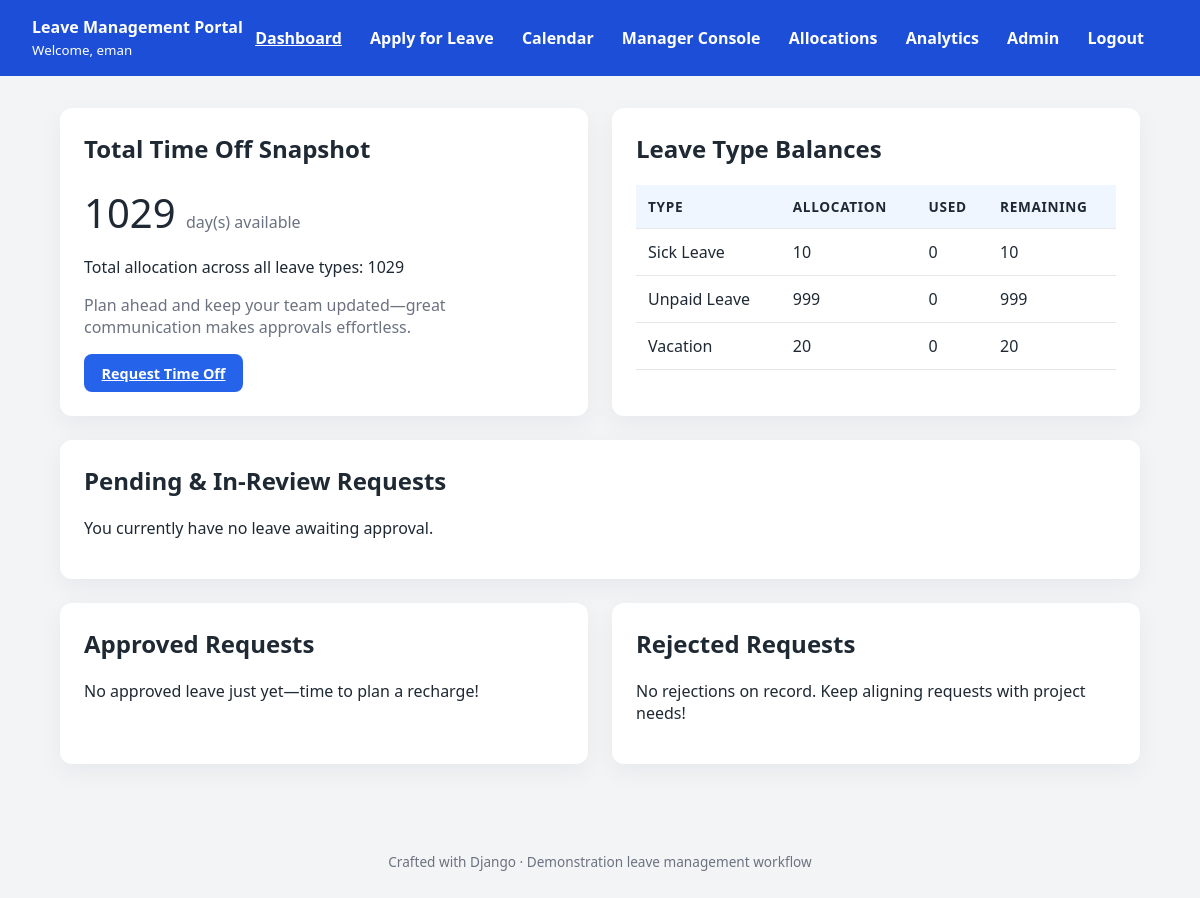
The app's page / (signed in) with its own data.
### leave_requests/models.py (models this page shows, shortened)
class LeaveBalance(models.Model):
    user = models.OneToOneField(
        User,
        on_delete=models.CASCADE,
        related_name="leave_balance",
    )
    department = models.ForeignKey(
        Department,
        null=True,
        blank=True,
        on_delete=models.SET_NULL,
        related_name="members",
    )
    annual_allocation = models.PositiveIntegerField(default=0)
    carried_over = models.PositiveIntegerField(default=0)
    used_days = models.PositiveIntegerField(default=0)
    emergency_days = models.PositiveIntegerField(default=0)
    last_adjusted_by = models.ForeignKey(
        User,
        null=True,
        blank=True,
        on_delete=models.SET_NULL,
        related_name="+",
    )
    last_adjusted_at = models.DateTimeField(null=True, blank=True)
    class Meta:
        verbose_name = "leave balance"
        verbose_name_plural = "leave balances"
    @property
    def total_allocated_days(self) -> int:
        return (
            self.quotas.aggregate(
                total=Sum(F("allocation") + F("carried_over") + F("emergency_grant"))
            )["total"]
            or 0
        )
    @property
    def remaining_days(self) -> int:
        return sum(quota.remaining_days for quota in self.quotas.all())
    @classmethod
    def ensure_for_user(cls, user: User) -> "LeaveBalance":
        balance, created = cls.objects.get_or_create(user=user)
        if created:
            balance.ensure_default_quotas()
        else:
            balance.ensure_default_quotas()
        return balance
    def ensure_default_quotas(self) -> None:
        for leave_type in LeaveType.objects.all():
            self.quotas.get_or_create(
                leave_type=leave_type,
                defaults={"allocation": leave_type.default_allocation},
            )

class LeaveQuota(models.Model):
    balance = models.ForeignKey(
        LeaveBalance,
        on_delete=models.CASCADE,
        related_name="quotas",
    )
    leave_type = models.ForeignKey(
        LeaveType,
        on_delete=models.CASCADE,
        related_name="quotas",
    )
    allocation = models.PositiveIntegerField(default=0)
    carried_over = models.PositiveIntegerField(default=0)
    emergency_grant = models.PositiveIntegerField(default=0)
    used = models.PositiveIntegerField(default=0)
    class Meta:
        unique_together = ("balance", "leave_type")
        verbose_name = "leave quota"
        verbose_name_plural = "leave quotas"
    @property
    def total_available(self) -> int:
        return self.allocation + self.carried_over + self.emergency_grant
    @property
    def remaining_days(self) -> int:
        return max(self.total_available - self.used, 0)

class LeaveType(models.Model):
    code = models.CharField(max_length=30, unique=True)
    name = models.CharField(max_length=120)
    default_allocation = models.PositiveIntegerField(default=15)
    max_days_per_request = models.PositiveIntegerField(default=14)
    min_notice_days = models.PositiveIntegerField(default=0)
    requires_documentation = models.BooleanField(default=False)
    is_paid = models.BooleanField(default=True)
    class Meta:
        ordering = ["name"]

### leave_requests/views.py (the view)
# urls.py: path("", views.DashboardView.as_view(), name="dashboard"),
class DashboardView(LoginRequiredMixin, TemplateView):
    template_name = "leave_requests/dashboard.html"
    def get_context_data(self, **kwargs):
        context = super().get_context_data(**kwargs)
        balance = LeaveBalance.ensure_for_user(self.request.user)
        quotas = balance.quotas.select_related("leave_type").all()
        requests = (
            self.request.user.leave_requests.select_related("reviewed_by", "leave_type")
            .prefetch_related("approvals")
            .all()
        )
        context.update(
            {
                "balance": balance,
                "quotas": quotas,
                "pending_requests": requests.filter(
                    status__in=[LeaveRequest.Status.PENDING, LeaveRequest.Status.IN_REVIEW]
                ),
                "approved_requests": requests.filter(status=LeaveRequest.Status.APPROVED),
                "rejected_requests": requests.filter(status=LeaveRequest.Status.REJECTED),
                "available_days": balance.remaining_days,
            }
        )
        return context

### leave_requests/templates/leave_requests/dashboard.html (shortened to what this page needs)
{% extends "leave_requests/base.html" %}
{% block content %}
<div class="grid two">
    <section class="card">
        <h2>Total Time Off Snapshot</h2>
        <p style="font-size:2.5rem; margin:0.25rem 0;">{{ balance.remaining_days }} <span style="font-size:1rem; color:#6b7280;">day(s) available</span></p>
        <p>Total allocation across all leave types: {{ balance.total_allocated_days }}</p>
        <p style="color:#6b7280;">Plan ahead and keep your team updated—great communication makes approvals effortless.</p>
        <a class="btn btn-primary" href="{% url 'leave_requests:apply' %}">Request Time Off</a>
    </section>
    <section class="card">
        <h2>Leave Type Balances</h2>
        {% if quotas %}
            <table>
                <thead>
                    <tr>
                        <th>Type</th>
                        <th>Allocation</th>
                        <th>Used</th>
                        <th>Remaining</th>
                    </tr>
                </thead>
                <tbody>
                    {% for quota in quotas %}
                        <tr>
                            <td>{{ quota.leave_type.name }}</td>
                            <td>{{ quota.total_available }}</td>
                            <td>{{ quota.used }}</td>
                            <td>{{ quota.remaining_days }}</td>
                        </tr>
                    {% endfor %}
                </tbody>
            </table>
        {% else %}
            <p>Your leave quotas will appear here once configured.</p>
        {% endif %}
    </section>
</div>
<section class="card">
    <h2>Pending & In-Review Requests</h2>
    {% if pending_requests %}
        <table>
            <thead>
                <tr>
                    <th>Leave Type</th>
                    <th>Dates</th>
                    <th>Duration</th>
                    <th>Current Reviewer</th>
                    <th>Policy Notes</th>
                </tr>
            </thead>
            <tbody>
                {% for request_item in pending_requests %}
                    <tr>
                        <td>{{ request_item.leave_type.name }}</td>
                        <td>{{ request_item.start_date }} → {{ request_item.end_date }}</td>
                        <td>{{ request_item.total_days }} day(s)</td>
                        <td>
                            {% with approval=request_item.current_approval %}
                                {% if approval %}
                                    <span class="badge pending">{{ approval.get_role_display }} review</span>
                                {% else %}
                                    <span class="badge pending">Queued</span>
                                {% endif %}
                            {% endwith %}
                        </td>
                        <td>{{ request_item.policy_notes|linebreaksbr }}</td>
                    </tr>
                {% endfor %}
            </tbody>
        </table>
    {% else %}
        <p>You currently have no leave awaiting approval.</p>
    {% endif %}
</section>
<div class="grid two">
    <section class="card">
        <h2>Approved Requests</h2>
        {% if approved_requests %}
            <table>
                <thead>
                    <tr>
                        <th>Leave Type</th>
                        <th>Dates</th>
                        <th>Days</th>
                        <th>Final Reviewer</th>
                        <th>Comment</th>
                    </tr>
                </thead>
                <tbody>
                    {% for request_item in approved_requests %}
                        <tr>
                            <td>{{ request_item.leave_type.name }}</td>
                            <td>{{ request_item.start_date }} → {{ request_item.end_date }}</td>
                            <td>{{ request_item.total_days }}</td>
                            <td>{{ request_item.reviewed_by|default:"—" }}</td>
                            <td>{{ request_item.manager_comment|default:"No comment" }}</td>
                        </tr>
                    {% endfor %}
                </tbody>
            </table>
        {% else %}
            <p>No approved leave just yet—time to plan a recharge!</p>
        {% endif %}
    </section>
    <section class="card">
        <h2>Rejected Requests</h2>
        {% if rejected_requests %}
            <table>
                <thead>
                    <tr>
                        <th>Leave Type</th>
                        <th>Dates</th>
                        <th>Reviewer Feedback</th>
                    </tr>
                </thead>
                <tbody>
                    {% for request_item in rejected_requests %}
                        <tr>
                            <td>{{ request_item.leave_type.name }}</td>
                            <td>{{ request_item.start_date }} → {{ request_item.end_date }}</td>
                            <td>{{ request_item.manager_comment|default:"No feedback provided" }}</td>
                        </tr>
                    {% endfor %}
                </tbody>
            </table>
        {% else %}
            <p>No rejections on record. Keep aligning requests with project needs!</p>
        {% endif %}
    </section>
</div>
{% endblock %}

### leave_requests/templates/leave_requests/base.html (shortened to what this page needs)
{% load static %}
<!DOCTYPE html>
<html lang="en">
<head>
</head>
<body>
    <header>
        <div style="display:flex; justify-content:space-between; align-items:center;">
            <div>
                <strong>Leave Management Portal</strong><br>
                <small>Welcome, {{ request.user.get_username }}</small>
            </div>
            <nav>
                <a href="{% url 'leave_requests:dashboard' %}" class="{% if request.resolver_match.url_name == 'dashboard' %}active{% endif %}">Dashboard</a>
                <a href="{% url 'leave_requests:apply' %}" class="{% if request.resolver_match.url_name == 'apply' %}active{% endif %}">Apply for Leave</a>
                <a href="{% url 'leave_requests:calendar' %}" class="{% if request.resolver_match.url_name == 'calendar' %}active{% endif %}">Calendar</a>
                {% if request.user.is_staff %}
                    <a href="{% url 'leave_requests:manager_dashboard' %}" class="{% if request.resolver_match.url_name == 'manager_dashboard' %}active{% endif %}">Manager Console</a>
                    <a href="{% url 'leave_requests:manage_allocations' %}" class="{% if request.resolver_match.url_name == 'manage_allocations' %}active{% endif %}">Allocations</a>
                    <a href="{% url 'leave_requests:analytics' %}" class="{% if request.resolver_match.url_name == 'analytics' %}active{% endif %}">Analytics</a>
                    <a href="{% url 'admin:index' %}" target="_blank">Admin</a>
                {% endif %}
                <a href="{% url 'logout' %}">Logout</a>
            </nav>
        </div>
    </header>
    <main class="container">
        {% block content %}{% endblock %}
    </main>
    <footer>
        Crafted with Django · Demonstration leave management workflow
    </footer>
</body>
</html>

### leave_requests/templates/leave_requests/base.html (style rules this page uses)
:root { font-family: "Segoe UI", Arial, sans-serif; background: #f3f4f6; color: #1f2933; }
body { margin: 0; }
header { background: #1d4ed8; color: white; padding: 1rem 2rem; }
nav a { color: white; margin-right: 1.5rem; text-decoration: none; font-weight: 600; }
nav a.active { text-decoration: underline; }
.container { padding: 2rem; max-width: 1080px; margin: auto; }
.card { background: white; border-radius: 12px; padding: 1.5rem; box-shadow: 0 8px 24px rgba(15, 23, 42, 0.05); margin-bottom: 1.5rem; }
.card h2 { margin-top: 0; }
.grid { display: grid; gap: 1.5rem; }
@media (min-width: 900px) { .grid.two { grid-template-columns: repeat(2, minmax(0, 1fr)); } }
table { width: 100%; border-collapse: collapse; }
table th, table td { border-bottom: 1px solid #e5e7eb; padding: 0.75rem; text-align: left; }
table th { background: #eff6ff; font-size: 0.85rem; text-transform: uppercase; letter-spacing: 0.05em; }
.btn { display: inline-block; padding: 0.6rem 1.1rem; border-radius: 8px; border: none; font-size: 0.9rem; font-weight: 600; cursor: pointer; transition: transform 0.15s ease, box-shadow 0.15s ease; }
.btn-primary { background: #2563eb; color: white; }
footer { padding: 2rem; text-align: center; font-size: 0.85rem; color: #6b7280; }

### records on screen
LeaveBalance: remaining_days "1029", total_allocated_days "1029"
LeaveQuota: leave_type.name "Sick Leave", total_available "10", used "0", remaining_days "10"
LeaveQuota: leave_type.name "Unpaid Leave", total_available "999", used "0", remaining_days "999"
LeaveQuota: leave_type.name "Vacation", total_available "20", used "0", remaining_days "20"

### other values on screen
{{ request.user.get_username }} "eman"
